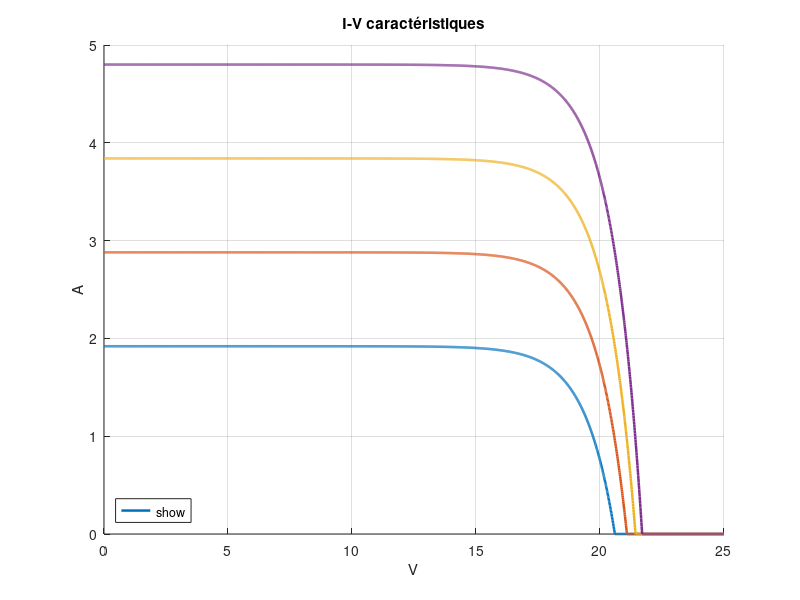
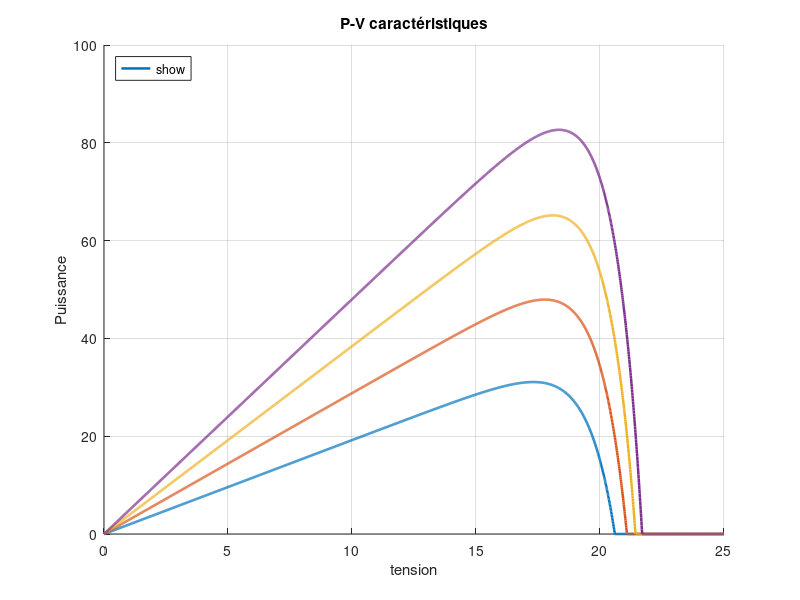

Write MATLAB code to recreate these figures, in order.
% constants
t = 0 : 0.01 :200;
k = 1.38e-23;
q = 1.6021e-19;
Eg = 1.1;
p = 1.3;
ns = 36;
np = 1;
Isc = 4.8;
Voc = 21.7;
delta = 1e-8;
Tref = 25 + 273.15; 

% rayonement 
%G = 1000;%
G_list = [400, 600, 800, 1000 ];
d = 0.00065;
vpv = 0:0.01:25;  

ipv = zeros(1, length(vpv));
ppv = zeros(1, length(vpv));
temp = [ 0, 25, 50, 75];

vtr = (k * Tref) / q;
ir = Isc / (exp(Voc / (p * ns * vtr)) - 1);

figIV = figure('Color', 'w');
hold on;
grid on;

figPV = figure('Color', 'w');
hold on;
grid on;

for c = 1:length(G_list)
    Tk = 25 + 273.15;
    G = G_list(c);
    % to-do: reverser tk et tref
    irs = ir * (Tk / Tref)^3 * exp(((q * Eg) / (p * k)) * (1/Tref - 1/Tk));
    iph = (Isc + d * (Tk - Tref)) * (G / 1000);
   
    ipv = zeros(1, length(vpv));
    ppv = zeros(1, length(vpv));
    
    for idx = 1:length(vpv)
        i_curr = iph;
        di = delta + 1;
       
        % method newton-raphson
        while abs(di) > delta  
            f = i_curr - np * iph + (np * irs) * (exp((q * vpv(idx)) / (p * k * ns * Tk)) - 1);
            df = 1;
            di = -f / df;

            i_curr = i_curr + di;
             
        end
        if i_curr < 0
            i_curr = 0;
        end
        
        ipv(idx) = i_curr;
        ppv(idx) = vpv(idx) * ipv(idx);
    end
    
    figure(figIV);
    plot(vpv, ipv, 'LineWidth', 1.8, 'DisplayName', sprintf('%d °C', G_list(c)));
    
    figure(figPV);
    plot(vpv, ppv, 'LineWidth', 1.8, 'DisplayName', sprintf('%d °C', G_list(c)));
end
figure(figIV);
title('I-V caractéristiques');
xlabel('V');
ylabel('A');
 
legend('show', 'Location', 'southwest');
grid on;

figure(figPV);
title("P-V caractéristiques");
xlabel("tension");
ylabel("Puissance");
legend('show', "Location", "northwest")
